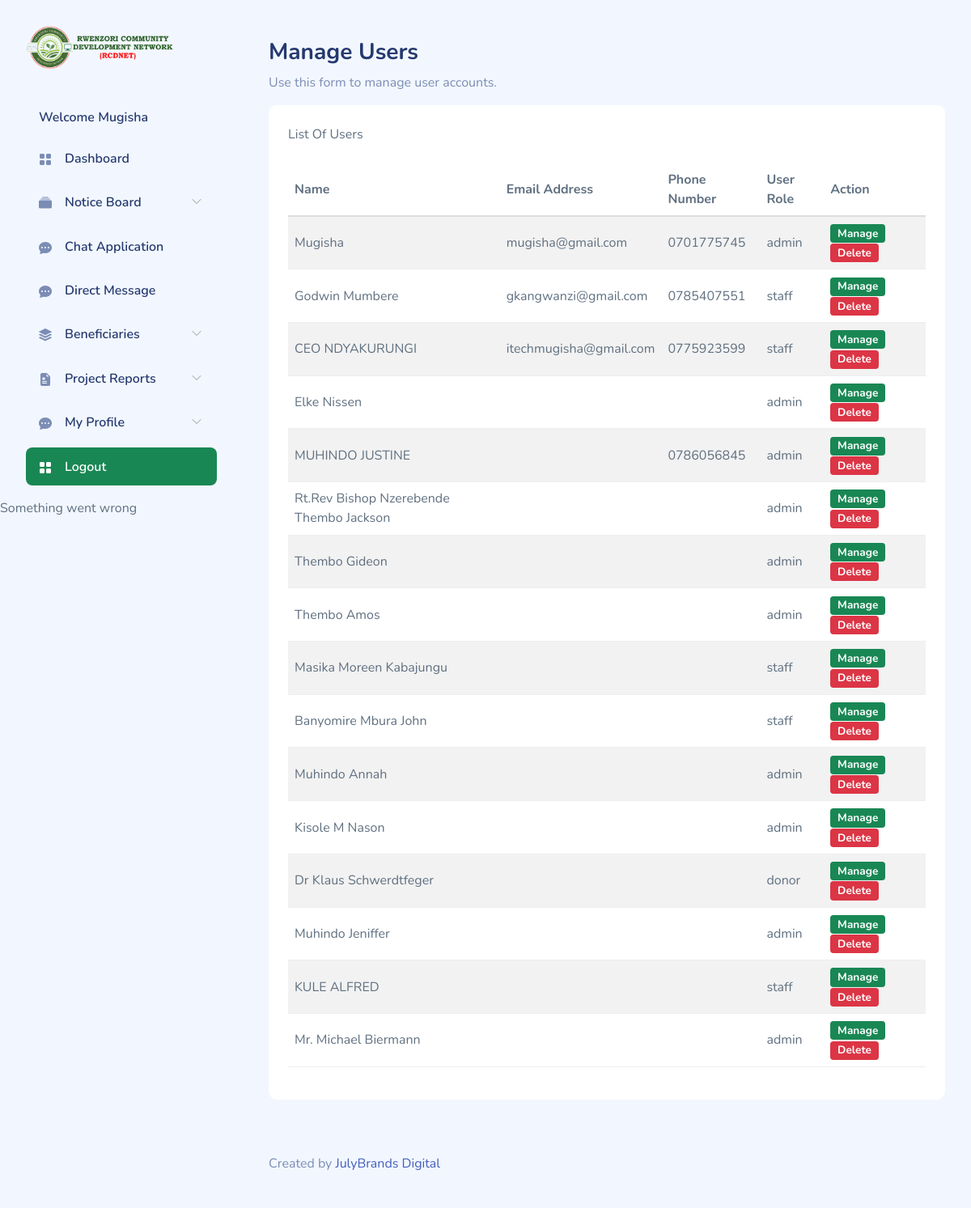
The app's page /staff/users.php (signed in) with its own data.
### tables this page shows
CREATE TABLE `users` (
  `userID` int(11) NOT NULL,
  `username` varchar(45) NOT NULL,
  `password` varchar(45) NOT NULL,
  `fullname` varchar(250) NOT NULL,
  `email` varchar(45) DEFAULT NULL,
  `phone` varchar(12) DEFAULT NULL,
  `Address` varchar(200) DEFAULT NULL,
  `Nationality` varchar(255) DEFAULT NULL,
  `role` varchar(45) DEFAULT NULL,
  `photo` varchar(200) NOT NULL DEFAULT 'avatar.jpeg'
);

### staff/users.php (the view, shortened to what this page needs)
<?php include "includes/head.php"; ?>
    <div id="app">
        <div id="sidebar" class="active">
            <div class="sidebar-wrapper active">
    <div class="sidebar-header">
        <div class="d-flex justify-content-between">
            <div class="logo">
                <a href="index.html"><img src="assets/images/logo/rcdnetlogo.png" alt="Logo" srcset=""></a>
            </div>
        </div>
    </div>
    <?php
    include "includes/sidebarmenu.php";
    ?>
<?php
if (isset($_POST['post'])){
    $fname = $_POST['fname'];
    $lname = $_POST['lname'];
    $email = $_POST['email'];
    $phone = $_POST['phone'];
    $key   = $_POST['password'];
    $user  = $_POST['username'];
    $fullname = $fname." ".$lname;
    include "../includes/connection.php";
    $sql = "INSERT INTO users (username, password, fullname, email, phone)
    VALUES ('$user', '$key', '$fullname', '$email', '$phone')";
    if(mysqli_query($con, $sql)){
        ?>
<script type="text/javascript">
alert("review your answer");
window.location.href = "users.php";
</script>
<?php
    } else{
        echo "ERROR: Could not able to execute $sql. " . mysqli_error($con);
    }
    mysqli_close($con);
}else{
    echo "Something went wrong";
}
?>
    </div>
        </div>
        <div id="main">
<div class="page-content">
    <section class="row">
            <div class="page-heading">
    <div class="page-title">
        <div class="row">
            <div class="col-12 col-md-6 order-md-1 order-last">
                <h3>Manage Users</h3>
                <p class="text-subtitle text-muted">Use this form to manage user accounts.</p>
            </div>
        </div>
    </div>
    <section class="section">
        <div class="card">
            <div class="card-header">
                List Of Users
            </div>
            <div class="card-body">
<?php
include "../includes/connection.php";
$sql = "SELECT * FROM users";
if($result = mysqli_query($con, $sql)){
    if(mysqli_num_rows($result) > 0){
        echo "<table class='table table-striped' id='table1'>";
            echo "<thead>";
             echo "<tr>";
                echo "<th>Name</th>";
                echo "<th>Email Address</th>";
                echo "<th>Phone Number</th>";
                echo "<th>User Role</th>";
                echo "<th>Action</th>";
            echo "</tr>";
            echo "</thead>";
        while($row = mysqli_fetch_array($result)){
            echo "<tr>";
                echo "<td>" . $row['fullname'] . "</td>";
                echo "<td>" . $row['email'] . "</td>";
                echo "<td>" . $row['phone'] . "</td>";
                echo "<td>" . $row['role'] . "</td>";
                echo "<td>" . "<a href='#' class='badge bg-success'>Manage</a> <a href='#' class='badge bg-danger'>Delete</a>". "</td>";
            echo "</tr>";
        }
        echo "</table>";
    } else{
        echo "No records matching your query were found.";
    }
} else{
    echo "ERROR: Could not able to execute $sql. " . mysqli_error($link);
}
?>
            </div>
        </div>
    </section>
</div>
    </section>
</div>
            <footer>
                <div class="footer clearfix mb-0 text-muted">
                    <div class="float-start">
                        <p>Created by <a href="http://julybrands.co.ug">JulyBrands Digital</a></p>
                    </div>
                </div>
            </footer>
        </div>
    </div>
</body>
</html>

### assets/css/mystyles.css (style rules this page uses)
.sidebar-wrapper { background-color: var(--bs-body-bg) !important; }
.sidebar-wrapper .sidebar-header img { height: 3.3rem !important; }

### assets/css/app.css (style rules this page uses)
.card { border:none;margin-bottom:2.2rem }
.card .card-header { border:none }
.card .card-header~.card-body { padding-top:0 }
.card .card-body { padding:1.5rem }
#sidebar.active .sidebar-wrapper { left:0 }
.sidebar-wrapper { background-color:#fff;bottom:0;height:100vh;overflow-y:auto;position:fixed;top:0;transition:left .5s ease-out;width:300px;z-index:10 }
.sidebar-wrapper .sidebar-header { font-size:2rem;font-weight:700;padding:2rem 2rem 1rem }
.sidebar-wrapper .sidebar-header img { height:1.2rem }
.dataTable-table td,.dataTable-table thead th,.table td,.table thead th { vertical-align:middle }
.dataTable-table:not(.table-borderless) thead th,.table:not(.table-borderless) thead th { border-bottom:1px solid #dedede!important }
#main { margin-left:300px;padding:2rem }
.page-heading { margin:0 0 2rem }
.page-heading h3 { font-weight:700 }
a { text-decoration:none }

### records on screen
users: fullname "Mugisha", email "mugisha@gmail.com", phone "0701775745", role "admin"
users: fullname "Godwin Mumbere", email "gkangwanzi@gmail.com", phone "0785407551", role "staff"
users: fullname "CEO NDYAKURUNGI", email "itechmugisha@gmail.com", phone "0775923599", role "staff"
users: fullname "Elke Nissen", role "admin"
users: fullname "MUHINDO JUSTINE", phone "0786056845", role "admin"
users: fullname "Rt.Rev Bishop Nzerebende Thembo Jackson", role "admin"
users: fullname "Thembo Gideon", role "admin"
users: fullname "Thembo Amos", role "admin"
users: fullname "Masika Moreen Kabajungu", role "staff"
users: fullname "Banyomire Mbura John", role "staff"
users: fullname "Muhindo Annah", role "admin"
users: fullname "Kisole M Nason", role "admin"
users: fullname "Dr Klaus Schwerdtfeger", role "donor"
users: fullname "Muhindo Jeniffer", role "admin"
users: fullname "KULE ALFRED", role "staff"
users: fullname "Mr. Michael Biermann", role "admin"

### other values on screen
$_SESSION['name'] "Mugisha"
